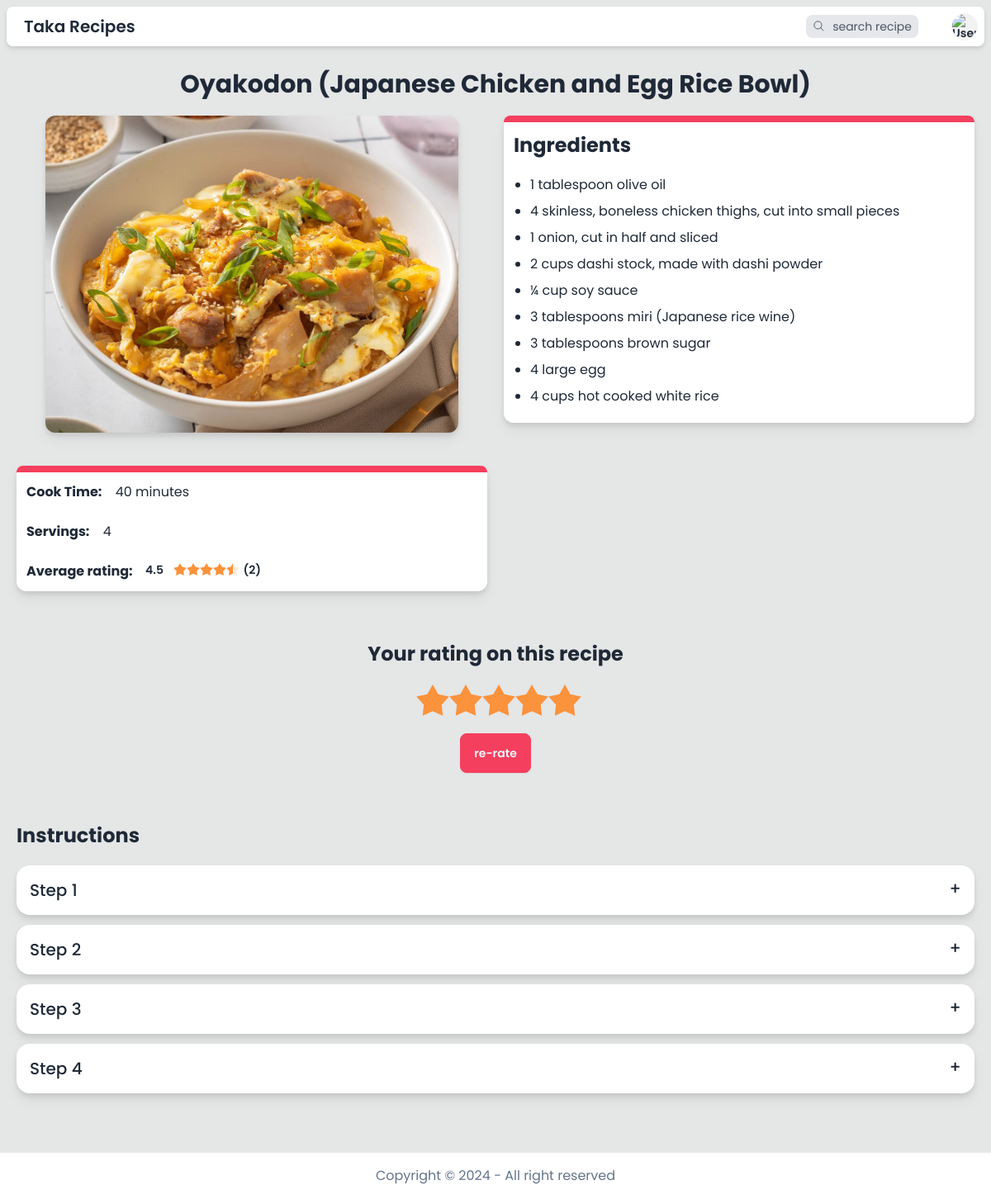
Page /recipe/109 (signed in) on the committed database.
### model.py (models this page shows)
class Recipe(db.Model):
    __tablename__ = "recipe"
    id = mapped_column(Integer, primary_key=True)
    name = mapped_column(String(200), nullable=False)
    cook_time_in_minutes = mapped_column(Integer, nullable=False)
    servings = mapped_column(Integer, nullable=False)
    ingredients = mapped_column(JSON, nullable=False)
    instructions = mapped_column(JSON, nullable=False)
    image = mapped_column(String(255), nullable=False)
    datetime = mapped_column(String(100), nullable=False)
    user_id = mapped_column(Integer, ForeignKey("user.id"))
    average_rating = mapped_column(Float, nullable=False, default=0)
    total_ratings = mapped_column(Integer, nullable=False, default=0)

### app.py (the view)
@app.route("/recipe/<recipe_id>")
@login_required
def recipe_detail(recipe_id):
    recipe = db.session.execute(db.select(Recipe).filter_by(id=recipe_id)).scalar_one_or_none()
    if not recipe:
        return render_template("error.html", error=error(HTTPStatus.NOT_FOUND))
    if recipe.cook_time_in_minutes >= 60:
        recipe.cook_time_hour = recipe.cook_time_in_minutes // 60
        recipe.cook_time_minute = recipe.cook_time_in_minutes % 60
    else:
        recipe.cook_time_hour = None
        recipe.cook_time_minute = recipe.cook_time_in_minutes
    current_user_rating = db.session.execute(db.select(Rating).filter_by(recipe_id=recipe_id, user_id=session["user_id"])).scalar_one_or_none()
    current_user_rating = current_user_rating.rating if current_user_rating else 0
    return render_template("/recipe/recipe_detail.html", recipe=recipe, current_user_rating=current_user_rating)

### helpers.py (called while the page is built)
def login_required(f):
    @wraps(f)
    def decorated_function(*args, **kwargs):
        if session.get("user_id") is None:
            return redirect("/login")
        return f(*args, **kwargs)
    return decorated_function

### templates/recipe/recipe_detail.html (shortened to what this page needs)
{% extends "template.html" %}
{% block main %}
<div class="w-screen max-w-[2000px] mx-auto p-5 mb-10">
    <p class="text-center text-3xl font-bold mb-5">{{ recipe.name }}</p>
    <div class="flex flex-col lg:flex-row items-center lg:items-start gap-10 lg:gap-5 w-full">
        <div class="w-full">
            <img class="object-cover w-full sm:w-[400px] lg:w-[500px] h-72 lg:h-96 mx-auto rounded-xl drop-shadow-lg" src="{{ url_for('static', filename=recipe.image) }}" alt="{{recipe.name}}">
            <div class="mt-10 drop-shadow-lg bg-base-100 rounded-xl">
                <div class="h-2 bg-accent rounded-t-xl"></div>
                <div class="grid grid-rows-2 text-sm md:text-base">
                    <div class="p-3">
                        <span class="font-bold">Cook Time:</span>
                        <span class="hover:text-rose-500 ml-3 text-right">
                            {% if recipe.cook_time_minute %}
                                {{ recipe.cook_time_minute }}{{ " minute" if recipe.cook_time_minute == 1 else " minutes"}}
                            {% endif %}
                        </span>
                    </div>
                    <div class="p-3">
                        <span class="font-bold">Servings:</span>
                        <span class="hover:text-rose-500 ml-3">{{ recipe.servings }}</span>
                    </div>
                    <div class="p-3">
                        <span class="font-bold">Average rating: </span>
                        <span class="hover:text-rose-500 ml-3 align-top text-sm font-semibold">{{recipe.average_rating}}</span>
                        <span class="rating rating-sm rating-half">
                            <input type="radio" name="rating" disabled class="rating-hidden cursor-default" value="0" {{ "checked" if recipe.average_rating >= 0 }} />
                            <input type="radio" name="rating" disabled class="mask mask-star-2 mask-half-1 bg-orange-400 cursor-default" value="0.5" {{ "checked" if recipe.average_rating >= 0.5 }} />
                            <input type="radio" name="rating" disabled class="mask mask-star-2 mask-half-2 bg-orange-400 cursor-default" value="1" {{ "checked" if recipe.average_rating >= 1 }} />
                            <input type="radio" name="rating" disabled class="mask mask-star-2 mask-half-1 bg-orange-400 cursor-default" value="1.5" {{ "checked" if recipe.average_rating >= 1.5 }} />
                            <input type="radio" name="rating" disabled class="mask mask-star-2 mask-half-2 bg-orange-400 cursor-default" value="2" {{ "checked" if recipe.average_rating >= 2 }} />
                            <input type="radio" name="rating" disabled class="mask mask-star-2 mask-half-1 bg-orange-400 cursor-default" value="2.5" {{ "checked" if recipe.average_rating >= 2.5 }} />
                            <input type="radio" name="rating" disabled class="mask mask-star-2 mask-half-2 bg-orange-400 cursor-default" value="3" {{ "checked" if recipe.average_rating >= 3 }} />
                            <input type="radio" name="rating" disabled class="mask mask-star-2 mask-half-1 bg-orange-400 cursor-default" value="3.5" {{ "checked" if recipe.average_rating >= 3.5 }} />
                            <input type="radio" name="rating" disabled class="mask mask-star-2 mask-half-2 bg-orange-400 cursor-default" value="4" {{ "checked" if recipe.average_rating >= 4 }} />
                            <input type="radio" name="rating" disabled class="mask mask-star-2 mask-half-1 bg-orange-400 cursor-default" value="4.5" {{ "checked" if recipe.average_rating >= 4.5 }} />
                            <input type="radio" name="rating" disabled class="mask mask-star-2 mask-half-2 bg-orange-400 cursor-default" value="5" {{ "checked" if recipe.average_rating == 5 }} />
                        </span>
                        <span class="align-top text-sm font-semibold">({{recipe.total_ratings}})</span>
                    </div>
                </div>
            </div>
        </div>
        <div class="drop-shadow-lg bg-base-100 rounded-xl w-full">
            <div class="h-2 bg-accent rounded-t-xl"></div>
            <div class="p-3">
                <h3 class="text-2xl font-bold">Ingredients</h3>
                <ul class="list-disc ml-5 mt-5 text-sm md:text-base">
                    {% for ingredient in recipe.ingredients %}
                    <li class="my-2 hover:text-rose-500">{{ ingredient }}</li>
                    {% endfor %}
                </ul>
            </div>
        </div>
    </div>
    <div class="mt-10 flex flex-col items-center py-5">
        <h2 class="font-bold text-2xl mb-5 text-center">{{ "Your rating on this recipe" if current_user_rating else "Give this recipe a rating"}}</h2>
        <form action="/recipe/{{recipe.id}}/rate" method="post" class="flex flex-col items-center">
            <div class="rating rating-lg">
                <input type="radio" name="rating" class="rating-hidden cursor-default" value="0" {{ "checked" if not current_user_rating }} />
                <input type="radio" name="rating" class="mask mask-star-2 bg-orange-400 cursor-default" value="1" {{ "checked" if current_user_rating >= 1 }} />
                <input type="radio" name="rating" class="mask mask-star-2 bg-orange-400 cursor-default" value="2" {{ "checked" if current_user_rating >= 2 }} />
                <input type="radio" name="rating" class="mask mask-star-2 bg-orange-400 cursor-default" value="3" {{ "checked" if current_user_rating >= 3 }} />
                <input type="radio" name="rating" class="mask mask-star-2 bg-orange-400 cursor-default" value="4" {{ "checked" if current_user_rating >= 4 }} />
                <input type="radio" name="rating" class="mask mask-star-2 bg-orange-400 cursor-default" value="5" {{ "checked" if current_user_rating == 5 }} />
            </div>
            <button type="submit" class="btn btn-accent mt-5">{{ "re-rate" if current_user_rating else "rate"}}</button>
        </form>
    </div>
    <div id="instructions" class="mt-10">
        <h2 class="font-bold text-2xl mb-5">Instructions</h2>
        {% for instruction in recipe.instructions %}
        <div class="collapse collapse-plus bg-base-100 my-3 drop-shadow-lg">
            <div class="collapse-title text-xl font-medium">Step {{ loop.index }}</div>
        </div>
        {% endfor %}
    </div>
</div>
{% endblock %}

### rows in the picture
Recipe: name "Oyakodon (Japanese Chicken and Egg Rice Bowl)", image (picture), servings "4", average_rating "4.5", total_ratings "2"

### other values in the picture
{{ recipe.cook_time_minute }} "40"
{{ " minute" if recipe.cook_time_minute == 1 else " minutes" }} "minutes"
{{ ingredient }} "1 tablespoon olive oil" "4 skinless, boneless chicken thighs, cut into small pieces" "1 onion, cut in half and sliced" "2 cups dashi stock, made with dashi powder" "¼ cup soy sauce" "3 tablespoons miri (Japanese rice wine)" "3 tablespoons brown sugar" "4 large egg" "4 cups hot cooked white rice"
{{ "re-rate" if current_user_rating else "rate" }} "re-rate"
